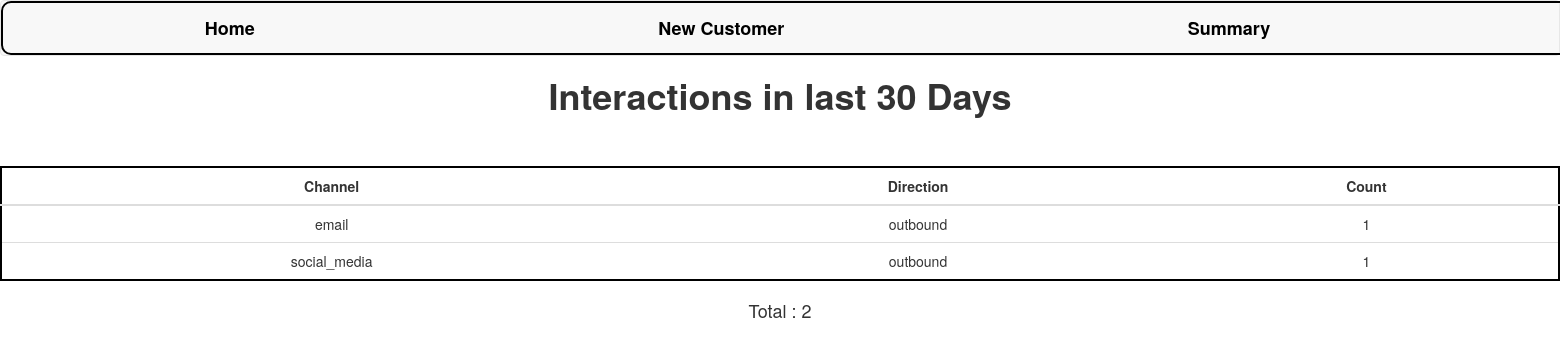
The page /summary/ on the database its author committed.
### customer360/models.py (models this page shows)
class Interaction(models.Model):
    CHANNEL_CHOICES = [
        ('phone', 'Phone'),
        ('sms', 'SMS'),
        ('email', 'Email'),
        ('letter', 'Letter'),
        ('social_media', 'Social Media'),
    ]
    DIRECTION_CHOICES = [
        ('inbound', 'Inbound'),
        ('outbound', 'Outbound'),
    ]
    customer = models.ForeignKey(Customer, on_delete=models.CASCADE)
    channel = models.CharField(max_length=15, choices=CHANNEL_CHOICES)
    direction = models.CharField(max_length=10, choices=DIRECTION_CHOICES)
    interaction_date = models.DateField(auto_now_add=True)
    summary = models.TextField()

### customer360/views.py (the view)
# urls.py: path('summary/', views.summary,name='summary'),
def summary(request):
    thirty_days_ago = date.today() - timedelta(days=30)
    interactions = Interaction.objects.filter(interaction_date__gte=thirty_days_ago)
    count = len(interactions)
    interactions = interactions.values("channel","direction").annotate(count=Count('channel'))
    context={
                "interactions":interactions,
                "count":count
             }
    return render(request,"summary.html",context=context)

### customer360/templates/summary.html
{% extends 'base.html' %}
{% load static %}
{% block content %}
<html>
    <body>
        <h1> Interactions in last 30 Days  </h1>
        {% if not interactions %}
            <p> there are no interactions in the last 30 days <p>
        {% else %}
            <table class="table">
                <thead>
                    <tr>
                        <th>Channel</th>
                        <th>Direction</th>
                        <th>Count</th>
                    </tr>
                </thead>
                <tbody>
                    {% for interaction in interactions %}
                        <tr>
                            <td>{{ interaction.channel }}</td>
                            <td>{{ interaction.direction }}</td>
                            <td> {{ interaction.count }} </td>
                        </tr>
                    {% endfor %}
                </tbody>
            </table>
            <h4> Total : {{ count }} </h4>
        {% endif %}
    </body>
</html>
{% endblock content %}

### static/css/main.css (style rules this page uses)
body { text-align: center; margin: auto; }
h1,p { font-weight: bold; }
table { margin: auto; border: 2px solid #000000; margin-top: 50px; border-radius: 15px; background-color: white; text-align: center; }
th { text-align: center; }

### rows shown on the page
Interaction: channel "email", direction "outbound", count "1"
Interaction: channel "social_media", direction "outbound", count "1"

### other values the page prints
{{ count }} "2"
